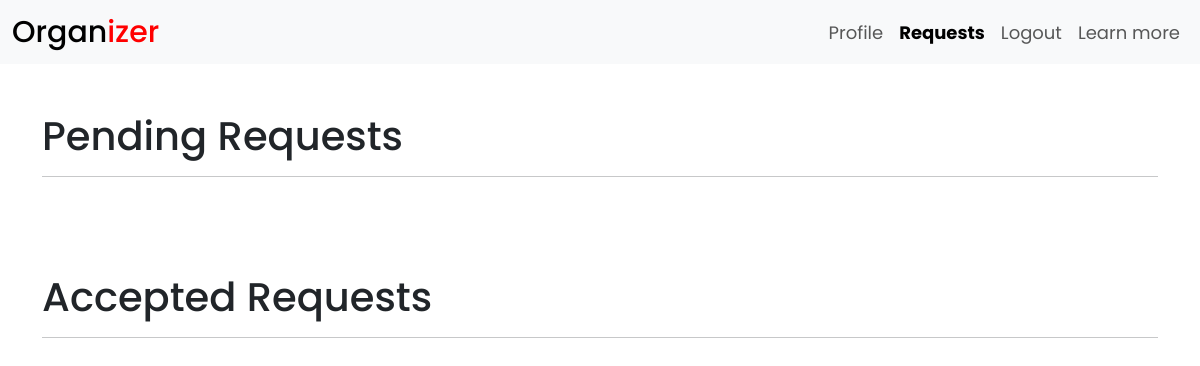
Page /donor/requests/ (signed in) on the earlier database version.
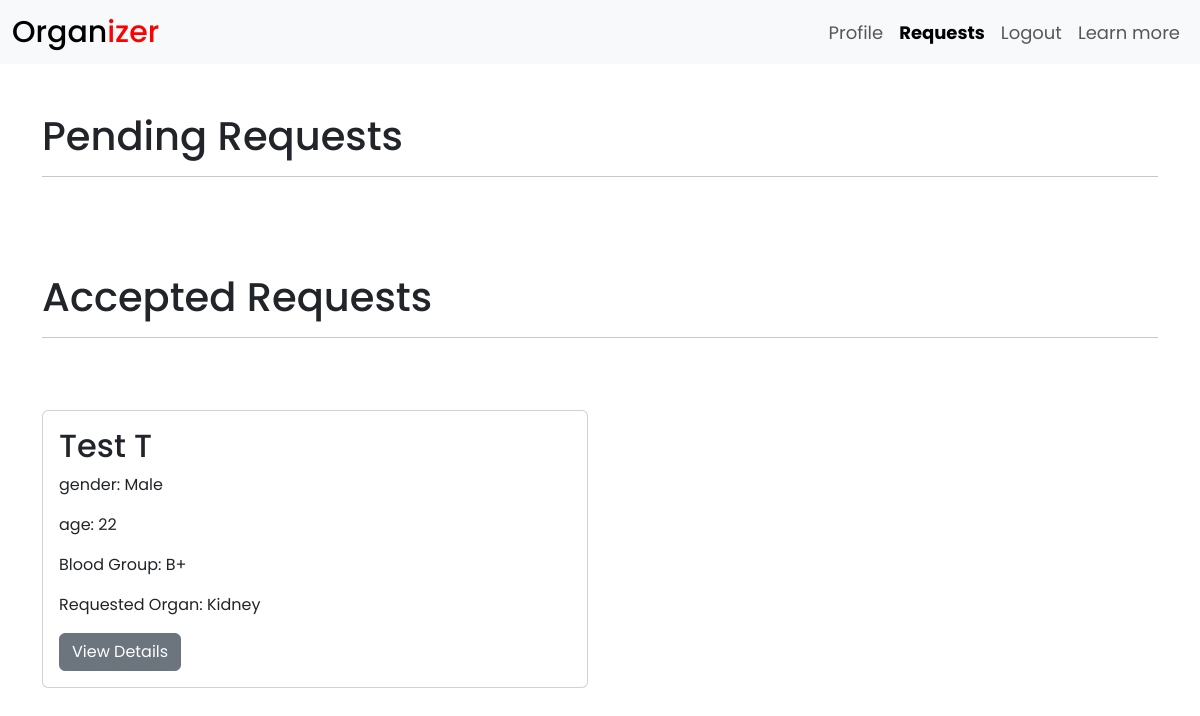
Same page on the later database version.
### organdonation/models.py (models this page shows, shortened)
class Request(models.Model):
   recipient = models.ForeignKey(Recipient, on_delete=models.CASCADE, related_name='recipient')
   donor = models.ForeignKey(Donor, on_delete=models.CASCADE, related_name='donor')
   is_accepted = models.BooleanField(default=False)
   is_rejected = models.BooleanField(default=False)

class Recipient(models.Model):
   user = models.OneToOneField(User, on_delete=models.CASCADE, primary_key=True)
   email = models.EmailField(max_length=150, null=True)
   first_name = models.CharField(max_length=60)
   last_name = models.CharField(max_length=60)
   dob = models.DateField(null=True)
   age = models.IntegerField(null=True)
   gender = models.CharField(max_length=10)
   mobile = models.CharField(max_length=10)
   blood_group = models.CharField(max_length=3)
   aadhaar = models.CharField(max_length=16)
   addr_line = models.CharField(max_length=100)
   city = models.CharField(max_length=60)
   district = models.CharField(null=True ,max_length=60)
   state = models.CharField(max_length=60)
   pincode = models.CharField(max_length=6)
   organ_needed = models.CharField(max_length=20)
   medical_history = models.TextField(max_length=200)
   medical_condition = models.TextField(max_length=200)

### organdonation/views.py (the view)
# urls.py: path('donor/requests/', views.donorrequest, name='donorrequest'),
@login_required(login_url='login')
def donorrequest(request):
    current_user = request.user
    if current_user.is_authenticated and current_user.is_donor:
        recipient_request = Request.objects.filter(donor_id = current_user.donor.user_id, is_accepted = False)
        accepted_request = Request.objects.filter(donor_id = current_user.donor.user_id, is_accepted = True)
    return render(request, 'organdonation/donorrequest.html', {'requested': recipient_request, 'accepted' : accepted_request})

### organdonation/templates/organdonation/donorrequest.html (shortened to what this page needs)
   {% extends 'organdonation/base.html' %}
   {% load static %}
   {% block csslink%}
   <link rel="stylesheet" href="{% static 'organdonation/css/style1.css' %}" />
   {%endblock csslink %}
   {% block body %}
   <div class="container">
      <h1 class="mt-5">Pending Requests</h1><hr>
      <h1 class="mt-5">Accepted Requests</h1><hr>
      <div class="row row-cols-1 row-cols-md-2 g-4 my-5">
         {% for sender in accepted %}
            <div class="col">
               <div class="card h-100">
                  <div class="card-body">
                     <h5 class="card-title fs-2">{{ sender.recipient.first_name}} {{ sender.recipient.last_name }}</h5>
                     <p class="card-text">gender: {{ sender.recipient.gender | capfirst }}</p>
                     <p class="card-text">age: {{ sender.recipient.age }}</p>
                     <p class="card-text">Blood Group:
                        {% if sender.recipient.blood_group == 'bp' %}
                           B+
                        {% elif sender.recipient.blood_group == 'bn' %}
                           B-
                        {% elif sender.recipient.blood_group == 'an' %}
                           A-
                        {% elif sender.recipient.blood_group == 'ap' %}
                           A+
                        {% elif sender.recipient.blood_group == 'op' %}
                           O+
                        {% elif sender.recipient.blood_group == 'on' %}
                           O-
                        {% elif sender.recipient.blood_group == 'abp' %}
                           AB+
                        {% elif sender.recipient.blood_group == 'abn' %}
                           AB-
                        {% endif %}
                     </p>
                     <p class="card-text">Requested Organ: {{ sender.recipient.organ_needed | capfirst }}</p>
                     <a type="button" class="btn btn-secondary" data-bs-toggle="modal" data-bs-target="#exampleModal{{sender.recipient.user_id}}">View Details</a>
                  </div>
               </div>
            </div>
            {% endfor %}
      </div>
   </div>
   {% endblock %}

Differences in the rows shown:
added Request: recipient.first_name "Test", recipient.last_name "T", recipient.gender "Male", recipient.age "22", shows "B+", recipient.organ_needed "Kidney"
